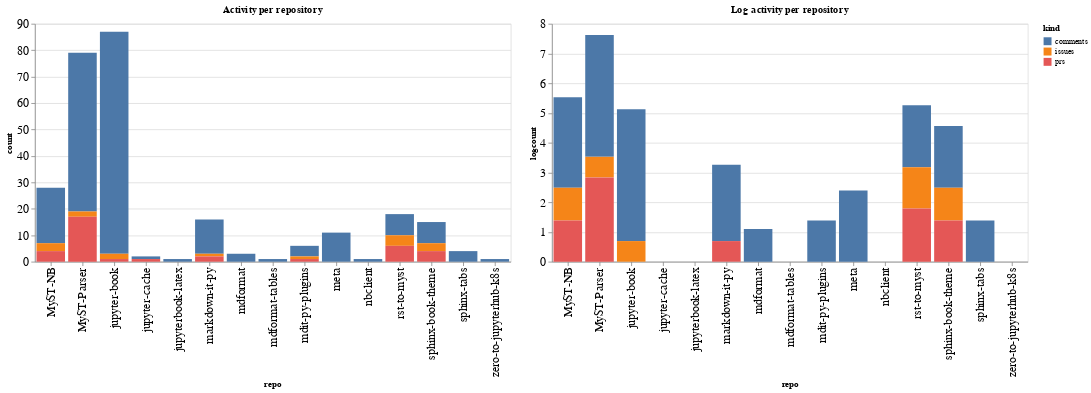

The cell this chart's notebook holds for it:
### Code cell
ch1 = alt.Chart(repo_summaries, width=600, title="Activity per repository").mark_bar().encode(
    x='repo',
    y='count',
    color='kind',
    tooltip="kind"
)

ch2 = alt.Chart(repo_summaries, width=600, title="Log activity per repository").mark_bar().encode(
    x='repo',
    y='logcount',
    color='kind',
    tooltip="kind"
)

ch1 | ch2

### Figure 1 — Vega-Lite specification as saved in the notebook (floating-point values rounded to 4 significant figures)
{"config": {"axisLeft": {"labelFontSize": 15}, "axisBottom": {"labelFontSize": 15}}, "hconcat": [{"mark": "bar", "encoding": {"color": {"type": "nominal", "field": "kind"}, "tooltip": {"type": "nominal", "field": "kind"}, "x": {"type": "nominal", "field": "repo"}, "y": {"type": "quantitative", "field": "count"}}, "title": "Activity per repository", "width": 600}, {"mark": "bar", "encoding": {"color": {"type": "nominal", "field": "kind"}, "tooltip": {"type": "nominal", "field": "kind"}, "x": {"type": "nominal", "field": "repo"}, "y": {"type": "quantitative", "field": "logcount"}}, "title": "Log activity per repository", "width": 600}], "data": {"name": "data-9b9248abb9da4b884d9a3626923b647f"}, "$schema": "https://vega.github.io/schema/vega-lite/v4.8.1.json", "datasets": {"data-9b9248abb9da4b884d9a3626923b647f": [{"repo": "MyST-NB", "kind": "comments", "count": 21, "logcount": 3.045}, {"repo": "MyST-NB", "kind": "issues", "count": 3, "logcount": 1.099}, {"repo": "MyST-NB", "kind": "prs", "count": 4, "logcount": 1.386}, {"repo": "MyST-Parser", "kind": "comments", "count": 60, "logcount": 4.094}, {"repo": "MyST-Parser", "kind": "issues", "count": 2, "logcount": 0.6931}, {"repo": "MyST-Parser", "kind": "prs", "count": 17, "logcount": 2.833}, {"repo": "jupyter-book", "kind": "comments", "count": 84, "logcount": 4.431}, {"repo": "jupyter-book", "kind": "issues", "count": 2, "logcount": 0.6931}, {"repo": "jupyter-book", "kind": "prs", "count": 1, "logcount": 0.0}, {"repo": "jupyter-cache", "kind": "comments", "count": 1, "logcount": 0.0}, {"repo": "jupyter-cache", "kind": "prs", "count": 1, "logcount": 0.0}, {"repo": "jupyterbook-latex", "kind": "comments", "count": 1, "logcount": 0.0}, {"repo": "markdown-it-py", "kind": "comments", "count": 13, "logcount": 2.565}, {"repo": "markdown-it-py", "kind": "issues", "count": 1, "logcount": 0.0}, {"repo": "markdown-it-py", "kind": "prs", "count": 2, "logcount": 0.6931}, {"repo": "mdformat", "kind": "comments", "count": 3, "logcount": 1.099}, {"repo": "mdformat-tables", "kind": "comments", "count": 1, "logcount": 0.0}, {"repo": "mdit-py-plugins", "kind": "comments", "count": 4, "logcount": 1.386}, {"repo": "mdit-py-plugins", "kind": "issues", "count": 1, "logcount": 0.0}, {"repo": "mdit-py-plugins", "kind": "prs", "count": 1, "logcount": 0.0}, {"repo": "meta", "kind": "comments", "count": 11, "logcount": 2.398}, {"repo": "nbclient", "kind": "comments", "count": 1, "logcount": 0.0}, {"repo": "rst-to-myst", "kind": "comments", "count": 8, "logcount": 2.079}, {"repo": "rst-to-myst", "kind": "issues", "count": 4, "logcount": 1.386}, {"repo": "rst-to-myst", "kind": "prs", "count": 6, "logcount": 1.792}, {"repo": "sphinx-book-theme", "kind": "comments", "count": 8, "logcount": 2.079}, {"repo": "sphinx-book-theme", "kind": "issues", "count": 3, "logcount": 1.099}, {"repo": "sphinx-book-theme", "kind": "prs", "count": 4, "logcount": 1.386}, {"repo": "sphinx-tabs", "kind": "comments", "count": 4, "logcount": 1.386}, {"repo": "zero-to-jupyterhub-k8s", "kind": "comments", "count": 1, "logcount": 0.0}]}}
